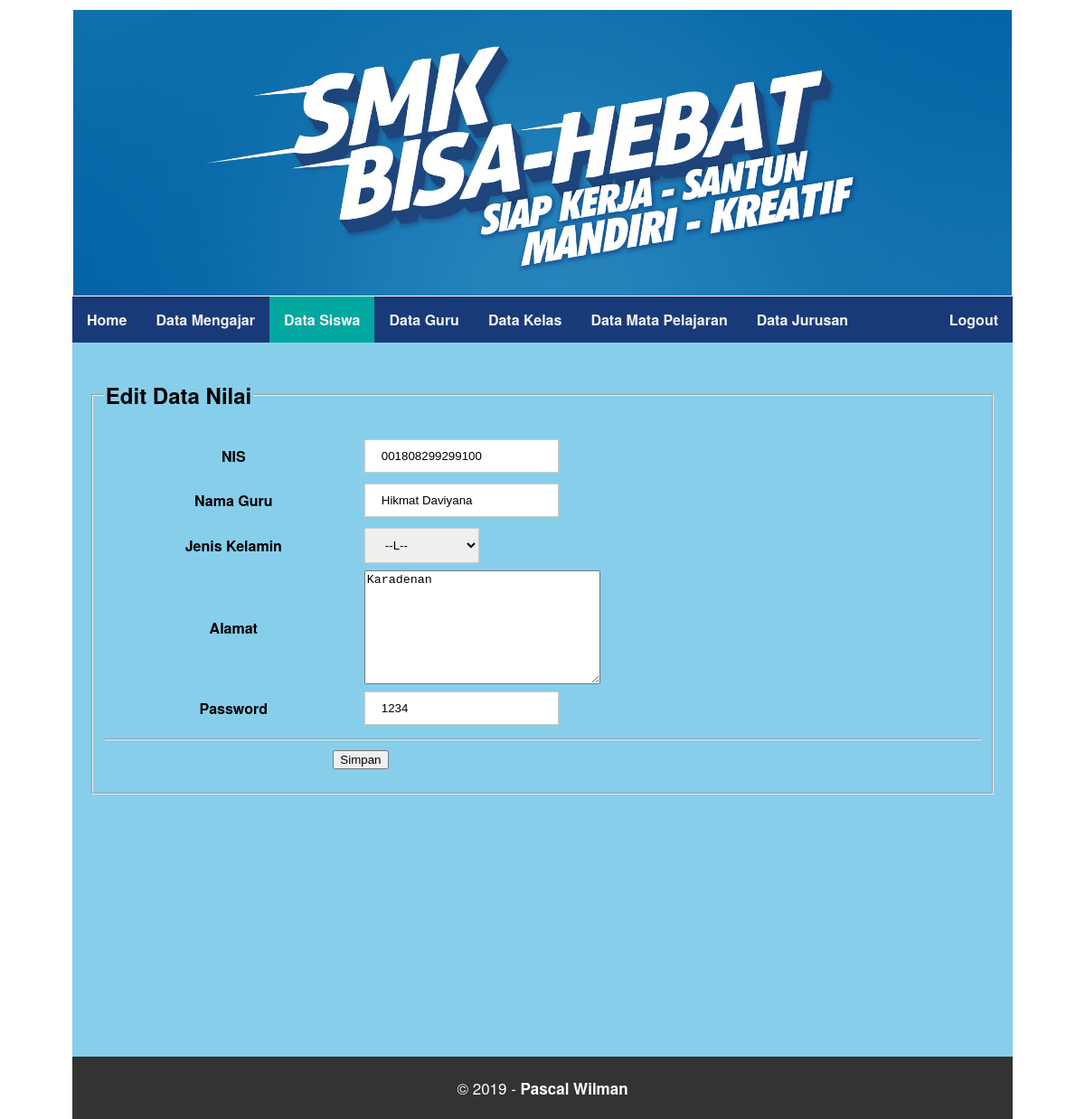
The app's page /admin/edit_guru.php?nip=001808299299100 with its own data.
### tables this page shows
CREATE TABLE `guru` (
  `nip` varchar(18) NOT NULL,
  `nama_guru` varchar(100) NOT NULL,
  `jk` enum('L','P') NOT NULL,
  `alamat` text NOT NULL,
  `password` varchar(100) NOT NULL
);

### admin/edit_guru.php (the view, shortened to what this page needs)
<?php
include("../koneksi.php");
$nip = $_GET['nip'];
          $query = "SELECT * FROM guru where nip = '$nip'";
          $sql = mysqli_query($con, $query);
          $data=mysqli_fetch_array($sql);
            $nip = $data['nip'];
            $nama_guru = $data['nama_guru'];
            $jk = $data['jk'];
            $alamat = $data['alamat'];
            $password = $data['password'];
?>
<html>
<head>
   <link rel="stylesheet" href="css/style.css">
</head>
<body>
<div class="header">
  <img src="../gambar/header.jpg" width="100%" height="40%">
</div>
<div class="menu">
  <b>
  <a href="index.php">Home</a>
  <a href="data_mengajar.php">Data Mengajar</a>
  <a href="data_siswa.php" class="active">Data Siswa</a>
  <a href="data_guru.php">Data Guru</a>
  <a href="data_kelas.php">Data Kelas</a>
  <a href="data_mapel.php">Data Mata Pelajaran</a>
  <a href="data_jurusan.php">Data Jurusan</a>
  <a href="logout.php" style="float: right;">Logout</a>
</b>
</div>
<div class="kanan">
<fieldset>
  <legend>
    <h2>Edit Data Nilai</h2>
  </legend>
 <form action="proses/edit_guru.php" method="POST">
  <table width="100%">
    <tr>
      <th>NIS</td>
      <td><input type="text" maxlength="10" value="<?php echo $nip;?>" name="nip" readonly></td>
    </tr>
    <tr>
      <th>Nama Guru</td>
      <td><input type="text" value="<?php echo $nama_guru;?>" name="nama_guru" required></td>
    </tr>
    <tr>
      <th>Jenis Kelamin</td>
      <td>
        <select class="" name="jk">
          <option value="<?php echo $jk
          ;?>">--<?php echo $jk;?>--</option>
        </select>
      </td>
    </tr>
    <tr>
      <th>Alamat</td>
      <td>
        <textarea name="alamat" rows="8" cols="30" required><?php echo $alamat;?></textarea>
      </td>
    </tr>
    <tr>
      <th>Password</td>
      <td><input type="text" value="<?php echo $password;?>" name="password"></td>
    </tr>
  </table>
  <hr><input type="submit" value="Simpan">
</form>
</fieldset>
</div>
<div class="footer">
  <p>&copy; 2019 - <strong>Pascal Wilman</strong></p>
</div>
</body>
</html>

### admin/css/style.css (style rules this page uses)
body { font-family: Gotham, Helvetica Neue, Helvetica, Arial," sans-serif"; margin: auto; padding-left: 80px; padding-right: 80px; padding-top: 10px; }
.header { padding: 1px; }
.menu { overflow: hidden; background-color: #193a78; }
.menu a { float: left; display: block; color: #f2f2f2; text-align: center; padding: 14px 16px; text-decoration: none; }
.active { background-color: #02A8A0; }
.kanan { float: left; background-color: skyblue; width: 100%; height: 100%; background-size: cover; }
.footer { background-color: #333; float: left; width: 100%; color: white; text-align: center; font-family: Gotham, Helvetica Neue, Helvetica, Arial," sans-serif"; }
input[type=text], input[type=password], input[type=number], input[type=email], select, option { width: auto; font-family: Arial, Helvetica, sans-serif; padding: 10px 18px; margin: 4px 0; display: inline-block; border: 1px solid #ccc; box-sizing: border-box; }
p { padding: 5px; font-family: Gotham, Helvetica Neue, Helvetica, Arial," sans-serif"; font-size: 17px; }
fieldset { margin: 2%; }

### records on screen
guru: nip "001808299299100", nama_guru "Hikmat Daviyana", alamat "Karadenan", password "1234"
